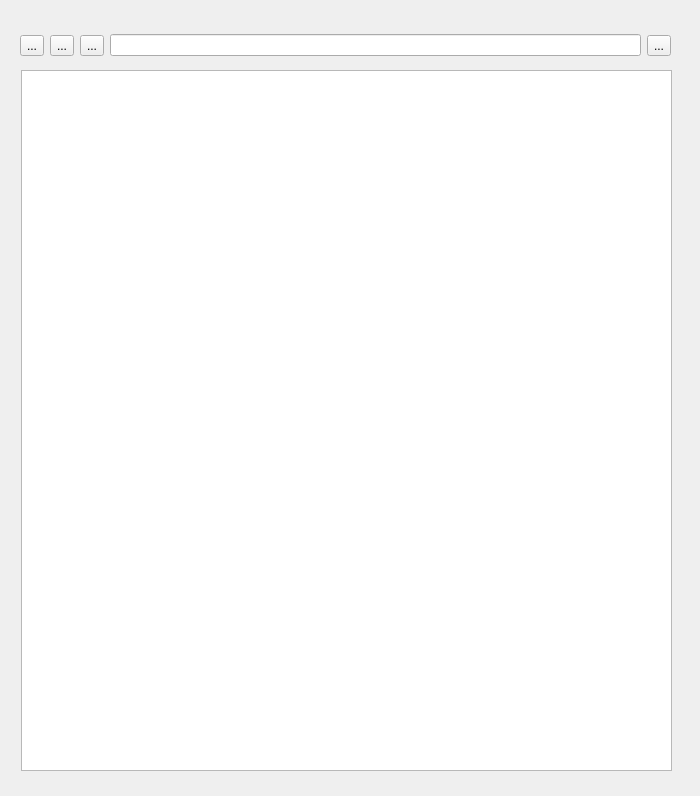
<?xml version="1.0" encoding="UTF-8"?>
<ui version="4.0">
 <class>MainWindow</class>
 <widget class="QMainWindow" name="MainWindow">
  <property name="geometry">
   <rect>
    <x>0</x>
    <y>0</y>
    <width>700</width>
    <height>796</height>
   </rect>
  </property>
  <property name="sizePolicy">
   <sizepolicy hsizetype="Fixed" vsizetype="Fixed">
    <horstretch>0</horstretch>
    <verstretch>0</verstretch>
   </sizepolicy>
  </property>
  <property name="minimumSize">
   <size>
    <width>700</width>
    <height>796</height>
   </size>
  </property>
  <property name="maximumSize">
   <size>
    <width>700</width>
    <height>796</height>
   </size>
  </property>
  <property name="windowTitle">
   <string>MainWindow</string>
  </property>
  <widget class="QWidget" name="File_Manager_Widget">
   <widget class="QWidget" name="layoutWidget">
    <property name="geometry">
     <rect>
      <x>20</x>
      <y>30</y>
      <width>651</width>
      <height>31</height>
     </rect>
    </property>
    <layout class="QHBoxLayout" name="Folder_Choose_Lay">
     <item>
      <widget class="QToolButton" name="Folder_Back">
       <property name="text">
        <string>...</string>
       </property>
       <property name="icon">
        <iconset>
         <normaloff>Icons/Folder_Back.svg</normaloff>Icons/Folder_Back.svg</iconset>
       </property>
      </widget>
     </item>
     <item>
      <widget class="QToolButton" name="Folder_Change">
       <property name="text">
        <string>...</string>
       </property>
       <property name="icon">
        <iconset>
         <normaloff>Icons/Folder_Change.svg</normaloff>Icons/Folder_Change.svg</iconset>
       </property>
      </widget>
     </item>
     <item>
      <widget class="QToolButton" name="Folder_Refresh">
       <property name="text">
        <string>...</string>
       </property>
       <property name="icon">
        <iconset>
         <normaloff>Icons/refresh.svg</normaloff>Icons/refresh.svg</iconset>
       </property>
      </widget>
     </item>
     <item>
      <widget class="QLineEdit" name="Folder_Path">
       <property name="text">
        <string/>
       </property>
      </widget>
     </item>
     <item>
      <widget class="QToolButton" name="Folder_Path_Go">
       <property name="text">
        <string>...</string>
       </property>
       <property name="icon">
        <iconset>
         <normaloff>Icons/Folder_Go.svg</normaloff>Icons/Folder_Go.svg</iconset>
       </property>
      </widget>
     </item>
    </layout>
   </widget>
   <widget class="QWidget" name="layoutWidget">
    <property name="geometry">
     <rect>
      <x>21</x>
      <y>70</y>
      <width>651</width>
      <height>701</height>
     </rect>
    </property>
    <layout class="QHBoxLayout" name="Folder_List_Lay">
     <item>
      <widget class="QListWidget" name="Folder_List"/>
     </item>
    </layout>
   </widget>
  </widget>
 </widget>
 <resources/>
 <connections/>
</ui>
